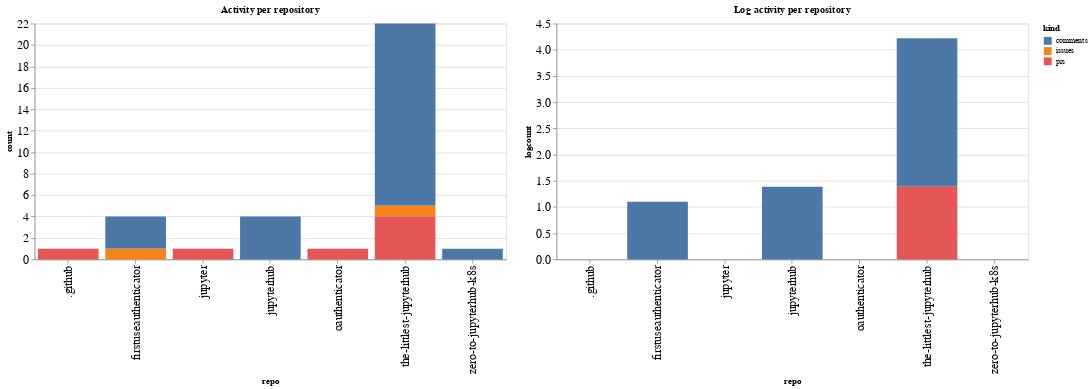

Source (notebook cell):
### Code cell
ch1 = alt.Chart(repo_summaries, width=600, title="Activity per repository").mark_bar().encode(
    x='repo',
    y='count',
    color='kind',
    tooltip="kind"
)

ch2 = alt.Chart(repo_summaries, width=600, title="Log activity per repository").mark_bar().encode(
    x='repo',
    y='logcount',
    color='kind',
    tooltip="kind"
)

ch1 | ch2

### Figure 1 — Vega-Lite specification as saved in the notebook (floating-point values rounded to 4 significant figures)
{"config": {"axisLeft": {"labelFontSize": 15}, "axisBottom": {"labelFontSize": 15}}, "hconcat": [{"mark": "bar", "encoding": {"color": {"type": "nominal", "field": "kind"}, "tooltip": {"type": "nominal", "field": "kind"}, "x": {"type": "nominal", "field": "repo"}, "y": {"type": "quantitative", "field": "count"}}, "title": "Activity per repository", "width": 600}, {"mark": "bar", "encoding": {"color": {"type": "nominal", "field": "kind"}, "tooltip": {"type": "nominal", "field": "kind"}, "x": {"type": "nominal", "field": "repo"}, "y": {"type": "quantitative", "field": "logcount"}}, "title": "Log activity per repository", "width": 600}], "data": {"name": "data-34162cf84340440b4c2f89fce8984752"}, "$schema": "https://vega.github.io/schema/vega-lite/v4.8.1.json", "datasets": {"data-34162cf84340440b4c2f89fce8984752": [{"repo": ".github", "kind": "prs", "count": 1, "logcount": 0.0}, {"repo": "firstuseauthenticator", "kind": "comments", "count": 3, "logcount": 1.099}, {"repo": "firstuseauthenticator", "kind": "issues", "count": 1, "logcount": 0.0}, {"repo": "jupyter", "kind": "prs", "count": 1, "logcount": 0.0}, {"repo": "jupyterhub", "kind": "comments", "count": 4, "logcount": 1.386}, {"repo": "oauthenticator", "kind": "prs", "count": 1, "logcount": 0.0}, {"repo": "the-littlest-jupyterhub", "kind": "comments", "count": 17, "logcount": 2.833}, {"repo": "the-littlest-jupyterhub", "kind": "issues", "count": 1, "logcount": 0.0}, {"repo": "the-littlest-jupyterhub", "kind": "prs", "count": 4, "logcount": 1.386}, {"repo": "zero-to-jupyterhub-k8s", "kind": "comments", "count": 1, "logcount": 0.0}]}}
